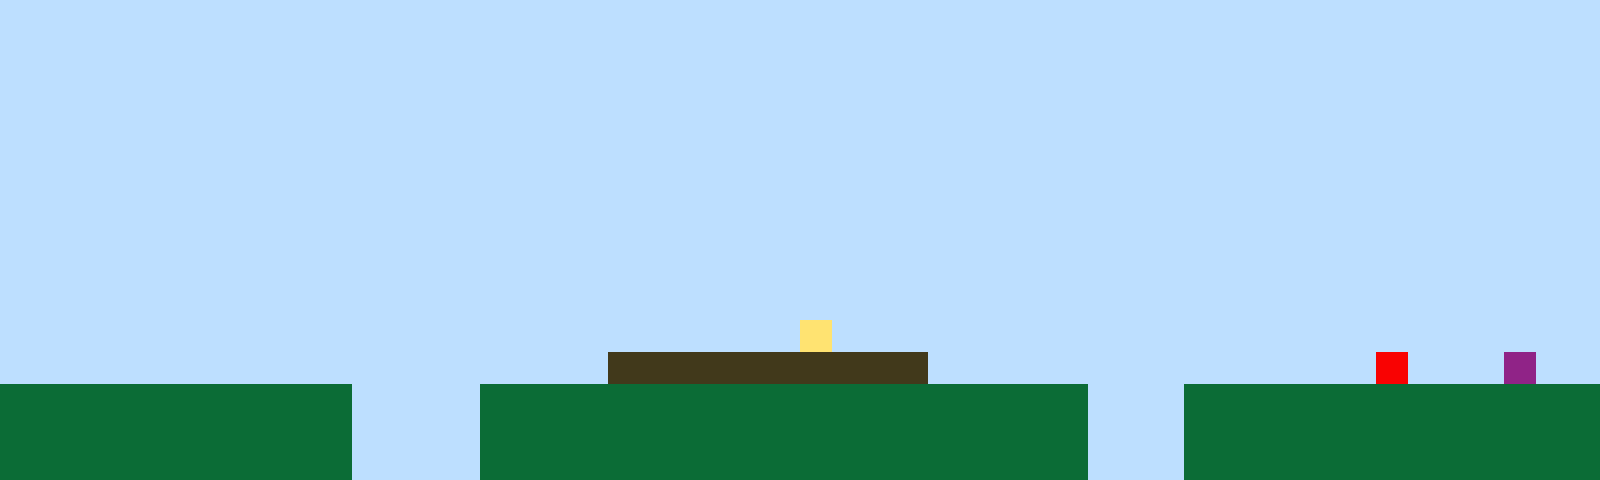

Below is a game level as drawn by its tile map, then a one-line description and the .tmx file that defines it, in full:
An orthogonal 50x15 tile map with 32x32 px tiles, 1 tile layer (Tile Layer 1).

<map version="1.10" tiledversion="1.11.2" orientation="orthogonal" renderorder="right-up" width="50" height="15" tilewidth="32" tileheight="32" infinite="0" nextlayerid="2" nextobjectid="1"><editorsettings><export target="map1.csv" format="csv" /></editorsettings><tileset firstgid="1" name="sprites" tilewidth="32" tileheight="32" tilecount="6" columns="3"><image source="sprites.png" width="96" height="64" /></tileset><layer id="1" name="Tile Layer 1" width="50" height="15"><data encoding="csv">1,1,1,1,1,1,1,1,1,1,1,1,1,1,1,1,1,1,1,1,1,1,1,1,1,1,1,1,1,1,1,1,1,1,1,1,1,1,1,1,1,1,1,1,1,1,1,1,1,1,1,1,1,1,1,1,1,1,1,1,1,1,1,1,1,1,1,1,1,1,1,1,1,1,1,1,1,1,1,1,1,1,1,1,1,1,1,1,1,1,1,1,1,1,1,1,1,1,1,1,1,1,1,1,1,1,1,1,1,1,1,1,1,1,1,1,1,1,1,1,1,1,1,1,1,1,1,1,1,1,1,1,1,1,1,1,1,1,1,1,1,1,1,1,1,1,1,1,1,1,1,1,1,1,1,1,1,1,1,1,1,1,1,1,1,1,1,1,1,1,1,1,1,1,1,1,1,1,1,1,1,1,1,1,1,1,1,1,1,1,1,1,1,1,1,1,1,1,1,1,1,1,1,1,1,1,1,1,1,1,1,1,1,1,1,1,1,1,1,1,1,1,1,1,1,1,1,1,1,1,1,1,1,1,1,1,1,1,1,1,1,1,1,1,1,1,1,1,1,1,1,1,1,1,1,1,1,1,1,1,1,1,1,1,1,1,1,1,1,1,1,1,1,1,1,1,1,1,1,1,1,1,1,1,1,1,1,1,1,1,1,1,1,1,1,1,1,1,1,1,1,1,1,1,1,1,1,1,1,1,1,1,1,1,1,1,1,1,1,1,1,1,1,1,1,1,1,1,1,1,1,1,1,1,1,1,1,1,1,1,1,1,1,1,1,1,1,1,1,1,1,1,1,1,1,1,1,1,1,1,1,1,1,1,1,1,1,1,1,1,1,1,1,1,1,1,1,1,1,1,1,1,1,1,1,1,1,1,1,1,1,1,1,1,1,1,1,1,1,1,1,1,1,1,1,1,1,1,1,1,1,1,1,1,1,1,1,1,1,1,1,1,1,1,1,1,1,1,1,1,1,1,1,1,1,1,1,1,1,1,1,1,1,1,1,1,1,1,1,1,1,1,1,1,1,1,1,1,1,1,1,1,1,1,1,1,1,1,1,1,1,1,1,1,1,1,1,1,1,1,1,1,1,1,1,1,1,1,1,1,1,1,1,1,1,1,1,1,1,1,1,1,1,1,1,1,1,1,1,1,1,1,1,1,1,1,1,1,1,1,1,1,1,1,1,4,1,1,1,1,1,1,1,1,1,1,1,1,1,1,1,1,1,1,1,1,1,1,1,1,1,1,1,1,1,1,1,1,1,1,1,1,1,1,1,1,1,1,1,3,3,3,3,3,3,3,3,3,3,1,1,1,1,1,1,1,1,1,1,1,1,1,1,5,1,1,1,6,1,1,2,2,2,2,2,2,2,2,2,2,2,1,1,1,1,2,2,2,2,2,2,2,2,2,2,2,2,2,2,2,2,2,2,2,1,1,1,2,2,2,2,2,2,2,2,2,2,2,2,2,2,2,2,2,2,2,2,2,2,2,2,1,1,1,1,2,2,2,2,2,2,2,2,2,2,2,2,2,2,2,2,2,2,2,1,1,1,2,2,2,2,2,2,2,2,2,2,2,2,2,2,2,2,2,2,2,2,2,2,2,2,1,1,1,1,2,2,2,2,2,2,2,2,2,2,2,2,2,2,2,2,2,2,2,1,1,1,2,2,2,2,2,2,2,2,2,2,2,2,2</data></layer></map>
